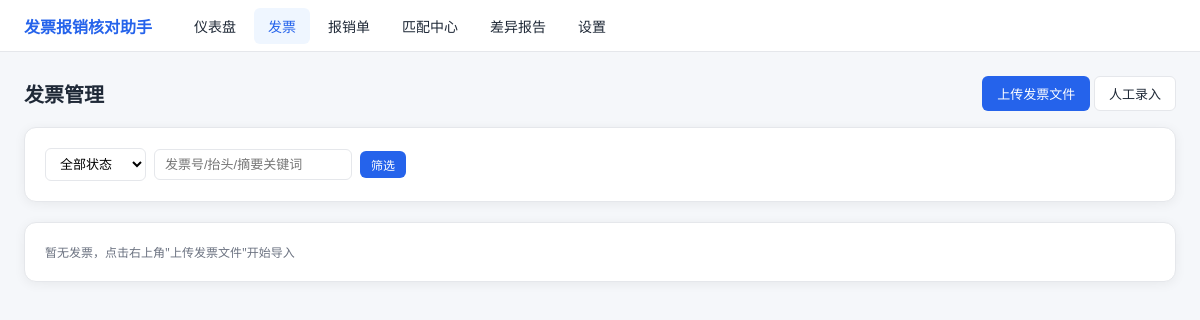
The app's page /invoices, older data.
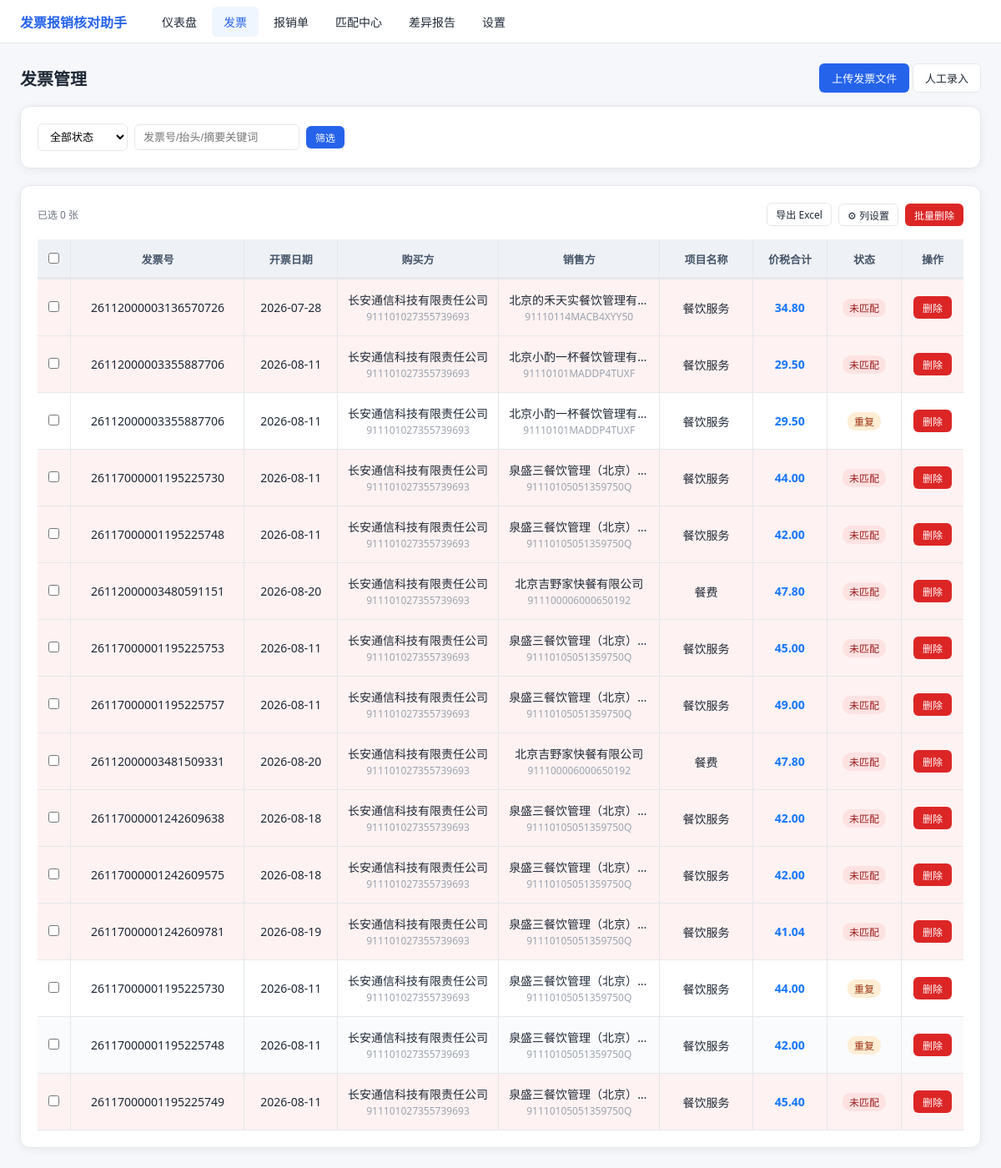
The same page, newer data.
### tables this page shows
CREATE TABLE invoice (
    id               INTEGER PRIMARY KEY AUTOINCREMENT,
    file_hash        TEXT NOT NULL,
    source_path      TEXT,
    file_type        TEXT NOT NULL CHECK(file_type IN ('pdf','ofd','xml','jpg','jpeg','png')),
    invoice_code     TEXT NOT NULL DEFAULT '',
    invoice_no       TEXT NOT NULL DEFAULT '',
    invoice_date     TEXT,
    buyer_name       TEXT NOT NULL DEFAULT '',
    buyer_tax_no     TEXT NOT NULL DEFAULT '',
    seller_name      TEXT NOT NULL DEFAULT '',
    seller_tax_no    TEXT NOT NULL DEFAULT '',
    amount           TEXT,
    tax_amount       TEXT,
    total_amount     TEXT,
    tax_rate         TEXT NOT NULL DEFAULT '',
    item_summary     TEXT NOT NULL DEFAULT '',
    check_code       TEXT NOT NULL DEFAULT '',
    raw_json         TEXT NOT NULL DEFAULT '{}',
    parse_engine     TEXT NOT NULL CHECK(parse_engine IN ('xml','ofd','pdf_text','ocr','manual')),
    parse_confidence REAL NOT NULL DEFAULT 0.0 CHECK(parse_confidence BETWEEN 0 AND 1),
    status           TEXT NOT NULL DEFAULT 'PARSING'
                     CHECK(status IN ('PARSING','PARSED','NORMAL','ABNORMAL','DUPLICATE','MATCHED')),
    is_red_flush     INTEGER NOT NULL DEFAULT 0,
    created_at       TEXT NOT NULL DEFAULT (datetime('now','localtime')),
    updated_at       TEXT NOT NULL DEFAULT (datetime('now','localtime'))
);

### app/web/pages.py (the view)
@pages.get("/invoices", response_class=HTMLResponse)
def invoices_page(request: Request, status: str = "", q: str = ""):
    if status == "unmatched":
        status = "NORMAL"
    rows = invoice_service.list_invoices(status=status or None, keyword=q or None)
    return templates.TemplateResponse(request, "invoices.html", {
        "request": request, "rows": rows,
        "status": status, "q": q,
        "counts": invoice_service.invoice_status_counts(),
    })

### app/web/templates/invoices.html (shortened to what this page needs)
{% extends "base.html" %}
{% block content %}
<div style="display:flex;justify-content:space-between;align-items:center;margin-bottom:16px;">
  <h1 style="font-size:20px;">发票管理</h1>
  <div>
    <button class="btn" onclick="openModal()">上传发票文件</button>
    <button class="btn btn-outline" onclick="openModalManual()">人工录入</button>
  </div>
</div>
<div class="card">
  <form class="inline" method="get">
    <select name="status">
      <option value="">全部状态</option>
    </select>
    <input name="q" value="{{ q }}" placeholder="发票号/抬头/摘要关键词">
    <button class="btn btn-sm">筛选</button>
  </form>
</div>
<div class="card">
  {% if rows %}
  <div style="display:flex;justify-content:space-between;align-items:center;margin-bottom:16px;">
    <span class="muted" id="selInfo">已选 0 张</span>
    <div style="display:flex;gap:8px;align-items:center;">
      <a class="btn btn-outline btn-sm" href="/api/invoices/export?status={{ status }}&q={{ q }}">导出 Excel</a>
      <div class="col-settings" id="colSettings">
        <button class="btn btn-outline btn-sm" type="button" onclick="toggleColPanel(event)" title="列设置">⚙ 列设置</button>
      </div>
      <button class="btn btn-danger btn-sm" id="btnBatchDel" onclick="batchDelete()" disabled>批量删除</button>
    </div>
  </div>
  <div class="table-scroll">
  <table class="invoice-table">
    <colgroup>
      <col class="col-check">
      <col class="col-invoice_no">
      <col class="col-invoice_date">
      <col class="col-buyer">
      <col class="col-seller">
      <col class="col-item_summary">
      <col class="col-amount">
      <col class="col-tax_amount">
      <col class="col-total_amount">
      <col class="col-status">
      <col class="col-action">
    </colgroup>
    <thead>
    <tr>
      <th class="col-check fixed-left"><input type="checkbox" id="chkAll" onchange="toggleAll(this)"></th>
      <th class="col-invoice_no fixed-left">发票号</th>
      <th class="col-invoice_date">开票日期</th>
      <th class="col-buyer">购买方</th>
      <th class="col-seller">销售方</th>
      <th class="col-item_summary">项目名称</th>
      <th class="col-total_amount col-number">价税合计</th>
      <th class="col-status fixed-right col-state">状态</th>
      <th class="col-action fixed-right">操作</th>
    </tr>
    </thead>
    <tbody>
    {% for i in rows %}
    <tr id="row-{{ i.id }}"{% if i.status == 'NORMAL' %} class="row-unmatched"{% endif %}>
      <td class="col-check fixed-left"><input type="checkbox" class="chk-inv" value="{{ i.id }}" onchange="refreshSel()"></td>
      <td class="col-invoice_no fixed-left" title="{{ i.invoice_no or '' }}">{{ i.invoice_no or '—' }}</td>
      <td class="col-invoice_date">{{ i.invoice_date or '—' }}</td>
      <td class="col-buyer">
        <div class="cell-dual">
          <div class="c-name" title="{{ i.buyer_name or '' }}">{{ i.buyer_name or '—' }}</div>
          <div class="c-tax">{{ i.buyer_tax_no or '—' }}</div>
        </div>
      </td>
      <td class="col-seller">
        <div class="cell-dual">
          <div class="c-name" title="{{ i.seller_name or '' }}">{{ i.seller_name or '—' }}</div>
          <div class="c-tax">{{ i.seller_tax_no or '—' }}</div>
        </div>
      </td>
      <td class="col-item_summary" title="{{ i.item_summary or '' }}">{{ i.item_summary or '—' }}</td>
      <td class="col-total_amount col-number cell-amount"><b>{% if i.total_amount %}{{ '%.2f'|format(i.total_amount|float) }}{% else %}—{% endif %}</b></td>
      <td class="col-status fixed-right col-state"><span class="badge {% if i.status == 'NORMAL' %}badge-red{% else %}{{ i.status|badge }}{% endif %}">{{ i.status|status_cn }}</span></td>
      <td class="col-action fixed-right">
        <button class="btn btn-sm btn-danger" onclick="delOne({{ i.id }}, '{{ i.invoice_no or i.id }}')">删除</button>
      </td>
    </tr>
    {% endfor %}
    </tbody>
  </table>
  </div>
  {% else %}<p class="muted">暂无发票，点击右上角"上传发票文件"开始导入</p>{% endif %}
</div>
{% endblock %}

### app/web/templates/base.html (shortened to what this page needs)
<!DOCTYPE html>
<html lang="zh-CN">
<head>
</head>
<body>
<div class="nav">
  <span class="brand">发票报销核对助手</span>
  <a href="/" {% if request.url.path=='/' %}class="active"{% endif %}>仪表盘</a>
  <a href="/invoices" {% if request.url.path.startswith('/invoices') %}class="active"{% endif %}>发票</a>
  <a href="/reimburses" {% if request.url.path.startswith('/reimburses') %}class="active"{% endif %}>报销单</a>
  <a href="/matches" {% if request.url.path.startswith('/matches') %}class="active"{% endif %}>匹配中心</a>
  <a href="/report" {% if request.url.path.startswith('/report') %}class="active"{% endif %}>差异报告</a>
  <a href="/settings" {% if request.url.path.startswith('/settings') %}class="active"{% endif %}>设置</a>
</div>
<div class="container">{% block content %}{% endblock %}</div>
</body>
</html>

### app/web/templates/base.html (style rules this page uses)
:root { --primary:#2563eb;--bg:#f5f7fa;--card:#fff;--border:#e5e7eb;--text:#1f2937;--muted:#6b7280; }
* { box-sizing:border-box;margin:0;padding:0; }
body { font-family:"Microsoft YaHei",system-ui,sans-serif;background:var(--bg);color:var(--text);font-size:14px; }
.nav { background:var(--card);border-bottom:1px solid var(--border);padding:0 24px;display:flex;align-items:center;gap:4px;height:52px; }
.nav .brand { font-weight:700;font-size:16px;margin-right:24px;color:var(--primary); }
.nav a { padding:8px 14px;border-radius:6px;color:var(--text);text-decoration:none; }
.nav a:hover,.nav a.active { background:#eff6ff;color:var(--primary); }
.container { max-width:1560px;margin:24px auto;padding:0 24px; }
.card { background:var(--card);border:1px solid var(--border);border-radius:12px;padding:20px;margin-bottom:20px; }
table { width:100%;border-collapse:collapse; }
th,td { padding:9px 10px;border-bottom:1px solid var(--border);text-align:left;white-space:nowrap;vertical-align:middle; }
tbody td { height:46px; }
th { color:#666;font-weight:600;background:#fafbfc;font-size:13px; }
.invoice-table { table-layout:fixed;width:100%; }
.invoice-table th,.invoice-table td { padding:14px 12px;overflow:hidden;text-overflow:ellipsis;white-space:nowrap;vertical-align:middle; }
.invoice-table tbody td { height:auto; }
.invoice-table .col-number { text-align:right;font-variant-numeric:tabular-nums; }
.invoice-table .col-action { width:100px;min-width:100px;overflow:visible; }
.invoice-table td.col-action { overflow:visible; }
.badge { display:inline-block;padding:2px 8px;border-radius:10px;font-size:12px;font-weight:500; }
.badge-red { background:#fee2e2;color:#991b1b; }
.badge-orange { background:#ffedd5;color:#9a3412; }
.btn { display:inline-block;padding:7px 14px;border-radius:6px;border:1px solid transparent;background:var(--primary);color:#fff;cursor:pointer;font-size:13px;text-decoration:none; }
.btn-sm { padding:4px 10px;font-size:12px; }
.btn-outline { background:#fff;color:var(--text);border-color:var(--border); }
.btn-danger { background:#dc2626; }
input,select,textarea { padding:7px 10px;border:1px solid var(--border);border-radius:6px;font-size:13px;background:#fff; }
form.inline { display:flex;gap:8px;flex-wrap:wrap;align-items:center; }
.muted { color:var(--muted);font-size:12px; }

Row changes from the older to the newer data that the page shows:
added invoice: invoice_no "26112000003136570726", invoice_date "2026-07-28", buyer_name "长安通信科技有限责任公司", buyer_tax_no "911101027355739693", seller_name "北京的禾天实餐饮管理有…", seller_tax_no "91110114MACB4XYY50", item_summary "餐饮服务", total_amount "34.80", status|status_cn "未匹配"
added invoice: invoice_no "26112000003355887706", invoice_date "2026-08-11", buyer_name "长安通信科技有限责任公司", buyer_tax_no "911101027355739693", seller_name "北京小酌一杯餐饮管理有…", seller_tax_no "91110101MADDP4TUXF", item_summary "餐饮服务", total_amount "29.50", status|status_cn "未匹配"
added invoice: invoice_no "26112000003355887706", invoice_date "2026-08-11", buyer_name "长安通信科技有限责任公司", buyer_tax_no "911101027355739693", seller_name "北京小酌一杯餐饮管理有…", seller_tax_no "91110101MADDP4TUXF", item_summary "餐饮服务", total_amount "29.50", status|status_cn "重复"
added invoice: invoice_no "26117000001195225730", invoice_date "2026-08-11", buyer_name "长安通信科技有限责任公司", buyer_tax_no "911101027355739693", seller_name "泉盛三餐饮管理（北京）…", seller_tax_no "91110105051359750Q", item_summary "餐饮服务", total_amount "44.00", status|status_cn "未匹配"
added invoice: invoice_no "26117000001195225748", invoice_date "2026-08-11", buyer_name "长安通信科技有限责任公司", buyer_tax_no "911101027355739693", seller_name "泉盛三餐饮管理（北京）…", seller_tax_no "91110105051359750Q", item_summary "餐饮服务", total_amount "42.00", status|status_cn "未匹配"
added invoice: invoice_no "26112000003480591151", invoice_date "2026-08-20", buyer_name "长安通信科技有限责任公司", buyer_tax_no "911101027355739693", seller_name "北京吉野家快餐有限公司", seller_tax_no "911100006000650192", item_summary "餐费", total_amount "47.80", status|status_cn "未匹配"
added invoice: invoice_no "26117000001195225753", invoice_date "2026-08-11", buyer_name "长安通信科技有限责任公司", buyer_tax_no "911101027355739693", seller_name "泉盛三餐饮管理（北京）…", seller_tax_no "91110105051359750Q", item_summary "餐饮服务", total_amount "45.00", status|status_cn "未匹配"
added invoice: invoice_no "26117000001195225757", invoice_date "2026-08-11", buyer_name "长安通信科技有限责任公司", buyer_tax_no "911101027355739693", seller_name "泉盛三餐饮管理（北京）…", seller_tax_no "91110105051359750Q", item_summary "餐饮服务", total_amount "49.00", status|status_cn "未匹配"
added invoice: invoice_no "26112000003481509331", invoice_date "2026-08-20", buyer_name "长安通信科技有限责任公司", buyer_tax_no "911101027355739693", seller_name "北京吉野家快餐有限公司", seller_tax_no "911100006000650192", item_summary "餐费", total_amount "47.80", status|status_cn "未匹配"
added invoice: invoice_no "26117000001242609638", invoice_date "2026-08-18", buyer_name "长安通信科技有限责任公司", buyer_tax_no "911101027355739693", seller_name "泉盛三餐饮管理（北京）…", seller_tax_no "91110105051359750Q", item_summary "餐饮服务", total_amount "42.00", status|status_cn "未匹配"
added invoice: invoice_no "26117000001242609575", invoice_date "2026-08-18", buyer_name "长安通信科技有限责任公司", buyer_tax_no "911101027355739693", seller_name "泉盛三餐饮管理（北京）…", seller_tax_no "91110105051359750Q", item_summary "餐饮服务", total_amount "42.00", status|status_cn "未匹配"
added invoice: invoice_no "26117000001242609781", invoice_date "2026-08-19", buyer_name "长安通信科技有限责任公司", buyer_tax_no "911101027355739693", seller_name "泉盛三餐饮管理（北京）…", seller_tax_no "91110105051359750Q", item_summary "餐饮服务", total_amount "41.04", status|status_cn "未匹配"
added invoice: invoice_no "26117000001195225730", invoice_date "2026-08-11", buyer_name "长安通信科技有限责任公司", buyer_tax_no "911101027355739693", seller_name "泉盛三餐饮管理（北京）…", seller_tax_no "91110105051359750Q", item_summary "餐饮服务", total_amount "44.00", status|status_cn "重复"
added invoice: invoice_no "26117000001195225748", invoice_date "2026-08-11", buyer_name "长安通信科技有限责任公司", buyer_tax_no "911101027355739693", seller_name "泉盛三餐饮管理（北京）…", seller_tax_no "91110105051359750Q", item_summary "餐饮服务", total_amount "42.00", status|status_cn "重复"
added invoice: invoice_no "26117000001195225749", invoice_date "2026-08-11", buyer_name "长安通信科技有限责任公司", buyer_tax_no "911101027355739693", seller_name "泉盛三餐饮管理（北京）…", seller_tax_no "91110105051359750Q", item_summary "餐饮服务", total_amount "45.40", status|status_cn "未匹配"
Text that changed along with them:
form field value: (not shown) → "☐"
text no longer shown: "暂无发票，点击右上角\"上传发票文件\"开始导入"
text now shown: "已选 0 张 导出 Excel ⚙ 列设置 批量删除 发票号 开票日期 购买方 销售方 项目名称 价税合计 状态 操作"
